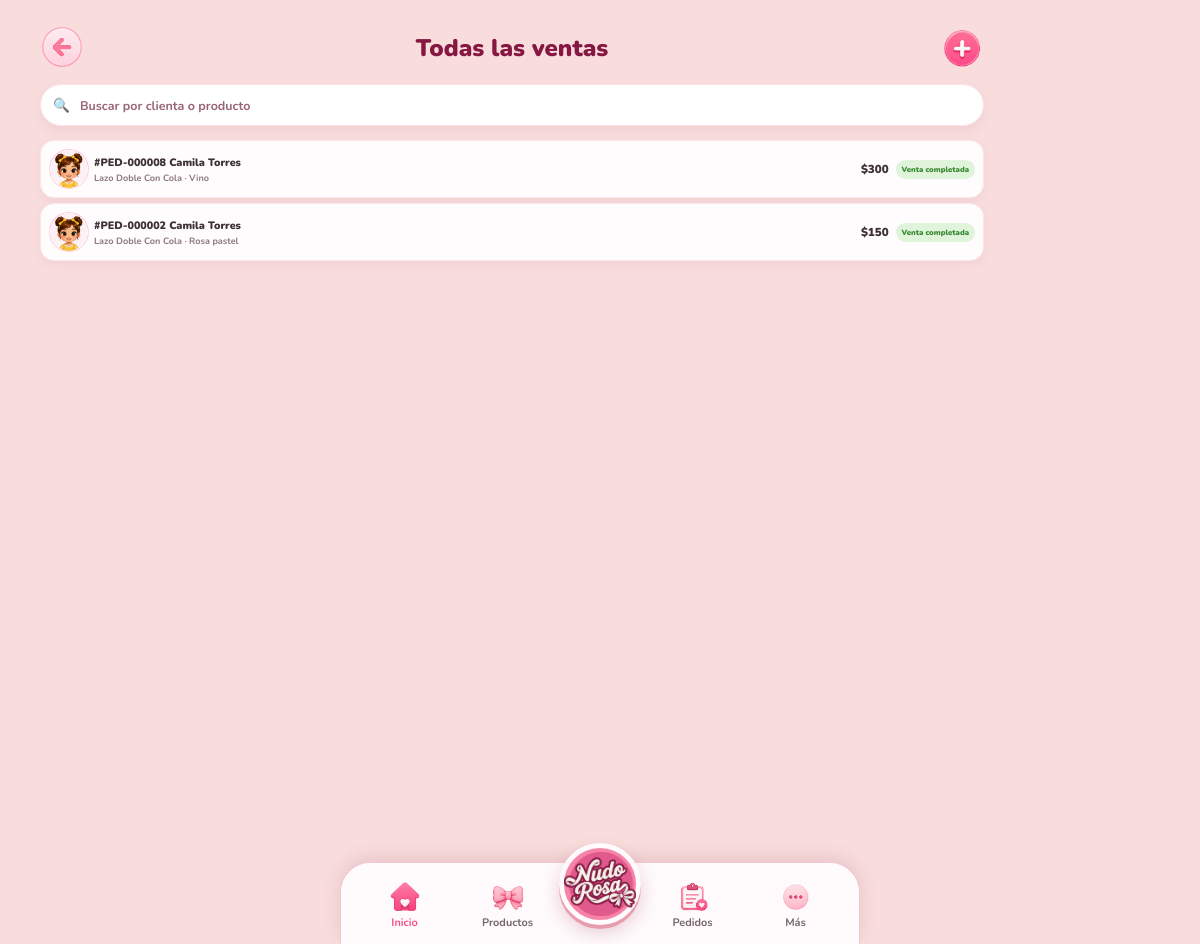
The page /ventas/todas (signed in) on the database its author committed.
### models.py (models this page shows)
class Clienta(Base):
    __tablename__ = "clientas"
    __table_args__ = (
        Index("ix_clientas_nombres", "nombres"),
        Index("ix_clientas_apellidos", "apellidos"),
        Index("ix_clientas_telefono", "telefono"),
    )
    id: Mapped[int] = mapped_column(primary_key=True)
    nombres: Mapped[str] = mapped_column(String(120))
    apellidos: Mapped[str] = mapped_column(String(120))
    telefono: Mapped[str | None] = mapped_column(String(40), default=None)
    email: Mapped[str | None] = mapped_column(String(120), default=None)
    direccion: Mapped[str | None] = mapped_column(String(255), default=None)
    fecha_nacimiento: Mapped[date | None] = mapped_column(Date, default=None)
    avatar: Mapped[str | None] = mapped_column(String(255), default=None)
    notas: Mapped[str | None] = mapped_column(Text, default=None)
    activa: Mapped[bool] = mapped_column(default=True)
    creada_en: Mapped[datetime] = mapped_column(DateTime, default=datetime.utcnow)
    actualizada_en: Mapped[datetime] = mapped_column(
        DateTime, default=datetime.utcnow, onupdate=datetime.utcnow
    )
    pedidos: Mapped[list["Pedido"]] = relationship(back_populates="clienta")

class Pedido(Base):
    __tablename__ = "pedidos"
    __table_args__ = (
        Index("ix_pedidos_clienta_id", "clienta_id"),
        Index("ix_pedidos_estado_entrega", "estado_entrega"),
        Index("ix_pedidos_estado_pago", "estado_pago"),
        Index("ix_pedidos_fecha_creacion", "fecha_creacion"),
    )
    id: Mapped[int] = mapped_column(primary_key=True)
    numero_pedido: Mapped[str] = mapped_column(String(20), unique=True)
    clienta_id: Mapped[int] = mapped_column(ForeignKey("clientas.id"))
    estado_entrega: Mapped[EstadoEntrega] = mapped_column(
        Enum(EstadoEntrega, native_enum=False, length=30), default=EstadoEntrega.PENDIENTE
    )
    estado_pago: Mapped[EstadoPago] = mapped_column(
        Enum(EstadoPago, native_enum=False, length=20), default=EstadoPago.PENDIENTE
    )
    fecha_creacion: Mapped[date] = mapped_column(Date, default=date.today)
    fecha_estimada_entrega: Mapped[date | None] = mapped_column(Date, default=None)
    fecha_entrega: Mapped[date | None] = mapped_column(Date, default=None)
    fecha_vencimiento_pago: Mapped[date | None] = mapped_column(Date, default=None)
    fecha_pago: Mapped[date | None] = mapped_column(Date, default=None)
    subtotal: Mapped[int] = mapped_column(Integer, default=0)
    total: Mapped[int] = mapped_column(Integer, default=0)
    costo_total: Mapped[int] = mapped_column(Integer, default=0)
    ganancia_total: Mapped[int] = mapped_column(Integer, default=0)
    notas: Mapped[str | None] = mapped_column(Text, default=None)
    cancelado_en: Mapped[datetime | None] = mapped_column(DateTime, default=None)
    creado_en: Mapped[datetime] = mapped_column(DateTime, default=datetime.utcnow)
    actualizado_en: Mapped[datetime] = mapped_column(
        DateTime, default=datetime.utcnow, onupdate=datetime.utcnow
    )
    clienta: Mapped["Clienta"] = relationship(back_populates="pedidos")
    items: Mapped[list["PedidoItem"]] = relationship(
        back_populates="pedido", cascade="all, delete-orphan"
    )
    pagos: Mapped[list["Pago"]] = relationship(back_populates="pedido")
    movimientos: Mapped[list["MovimientoInventario"]] = relationship(back_populates="pedido")

class Producto(Base):
    __tablename__ = "productos"
    __table_args__ = (
        CheckConstraint("costo_produccion >= 0", name="ck_producto_costo_no_negativo"),
        CheckConstraint("precio_publico >= 0", name="ck_producto_precio_no_negativo"),
        CheckConstraint("stock_actual >= 0", name="ck_producto_stock_no_negativo"),
    )
    id: Mapped[int] = mapped_column(primary_key=True)
    nombre: Mapped[str] = mapped_column(String(160))
    imagen: Mapped[str | None] = mapped_column(String(255), default=None)
    costo_produccion: Mapped[int] = mapped_column(Integer, default=0)
    precio_publico: Mapped[int] = mapped_column(Integer, default=0)
    stock_actual: Mapped[int] = mapped_column(Integer, default=0)
    activo: Mapped[bool] = mapped_column(default=True)
    creado_en: Mapped[datetime] = mapped_column(DateTime, default=datetime.utcnow)
    actualizado_en: Mapped[datetime] = mapped_column(
        DateTime, default=datetime.utcnow, onupdate=datetime.utcnow
    )
    colores: Mapped[list["ProductoColor"]] = relationship(back_populates="producto")

class Color(Base):
    __tablename__ = "colores"
    id: Mapped[int] = mapped_column(primary_key=True)
    nombre: Mapped[str] = mapped_column(String(60), unique=True)
    codigo_hex: Mapped[str] = mapped_column(String(7))
    activo: Mapped[bool] = mapped_column(default=True)
    orden: Mapped[int] = mapped_column(Integer, default=0)

### main.py (the view)
@app.get("/ventas/todas")
async def ventas_todas(request: Request, db: Session = Depends(get_db)):
    todas = [_venta_enriquecida(p) for p in pedidos_service.listar_ventas_completadas(db)]
    todas = [v for v in todas if v is not None]
    configuracion = seguridad_service.obtener_configuracion(db)
    productos_con_estado = [
        {**_serializar_producto(p), "estado": _estado_producto(p.stock_actual, configuracion.limite_poco_stock)}
        for p in productos_service.listar_productos_activos(db)
    ]
    clientes = [clientas_service.serializar_clienta(db, c) for c in clientas_service.listar_clientas_activas(db)]
    colores = [{"nombre": c.nombre, "hex": c.codigo_hex} for c in colores_service.listar_colores_activos(db)]
    return templates.TemplateResponse(
        request=request,
        name="ventas_todas.html",
        context={
            "active_nav": None,
            "ventas": todas,
            "clientes": clientes,
            "productos": productos_con_estado,
            "colores": colores,
        },
    )

### templates/ventas_todas.html (shortened to what this page needs)
{% extends "_base.html" %}
{% block content %}
<section class="sales-screen">
    {% set flat_header_back = "/ventas" %}
    {% set flat_header_back_label = "Regresar a Ventas" %}
    {% set flat_header_title = "Todas las ventas" %}
    {% set flat_header_actions = [
        {"type": "button", "id": "new-sale-button", "icon": "/static/images/+.svg", "label": "Registrar una venta"}
    ] %}
    {% include "_flat_header.html" %}
    <div class="sales-search">
        <span class="sales-search__icon" aria-hidden="true">🔍</span>
        <input
            type="search"
            class="sales-search__input"
            id="sales-search-input"
            placeholder="Buscar por clienta o producto"
            autocomplete="off"
        >
    </div>
    <section class="latest-sales">
        <ul class="latest-sales__list" id="all-sales-list">
            {% for v in ventas %}
            {% include "_venta_item.html" %}
            {% endfor %}
        </ul>
    </section>
</section>
{% set venta_modal_volver_a = "ventas" %}
{% endblock %}

### templates/_venta_item.html
<li class="latest-sale">
    <div class="latest-sale__avatar">
        {% if v.cliente.avatar %}
        <img
            src="{{ v.cliente.avatar }}"
            alt="{{ v.cliente.nombre }}"
        >
        {% else %}
        <span>{{ v.cliente.nombre[0] }}</span>
        {% endif %}
    </div>
    <div class="latest-sale__info">
        <strong>
            #{{ v.numero_venta }} {{ v.cliente.nombre }} {{ v.cliente.apellido }}
        </strong>
        <small>
            {{ v.producto.nombre }} · {{ v.color }}
        </small>
    </div>
    <strong class="latest-sale__amount">
        ${{ "{:,}".format(v.total) }}
    </strong>
    <span class="latest-sale__status latest-sale__status--delivered">
        Venta completada
    </span>
</li>

### rows shown on the page
Clienta: cliente.avatar (picture), cliente.nombre "Camila" "Camila", cliente.apellido "Torres" "Torres"
Pedido: numero_venta "PED-000008", total "300"
Producto: producto.nombre "Lazo Doble Con Cola" "Lazo Doble Con Cola"
Color: color "Vino"
Pedido: numero_venta "PED-000002"
Color: color "Rosa pastel"

### other values the page prints
{{ flat_header_title }} "Todas las ventas"
{{ "{:,}".format(v.total) }} "150"
